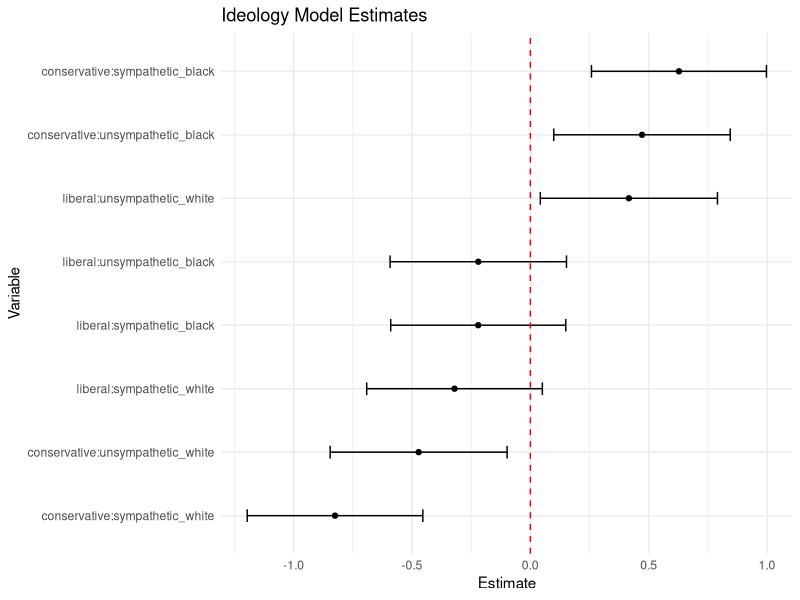

This figure's R source:
#### Preamble ####
# Purpose: simulates the model I plan to create and anaylze (ideology and media frames)
# Author: Bella MacLean
# Date: 10 February 2024
# Contact: bella.maclean@mail.utoronto.ca
# License: MIT
# Pre-requisites: none

#### Workspace setup ####
library(broom)
library(ggplot2)
library(dplyr)

# Simulating a dataset
# Set Seed
set.seed(123)  # For reproducibility
n <- 500  # Number of observations
analysis_data <- data.frame(
  policy = sample(0:1, n, replace = TRUE),
  conservative = sample(0:1, n, replace = TRUE),
  liberal = sample(0:1, n, replace = TRUE),
  sympathetic_white = sample(0:1, n, replace = TRUE),
  sympathetic_black = sample(0:1, n, replace = TRUE),
  unsympathetic_white = sample(0:1, n, replace = TRUE),
  unsympathetic_black = sample(0:1, n, replace = TRUE)
)

# Define the model formula
model_formula <- policy ~ conservative + liberal + 
  sympathetic_white + sympathetic_black + 
  unsympathetic_white + unsympathetic_black + 
  conservative:sympathetic_white + conservative:sympathetic_black + 
  conservative:unsympathetic_white + conservative:unsympathetic_black + 
  liberal:sympathetic_white + liberal:sympathetic_black + 
  liberal:unsympathetic_white + liberal:unsympathetic_black

# Fit the logistic regression model
model_ideology_frame <- glm(formula = model_formula, family = binomial(link = "logit"), data = analysis_data)

# Create a tidy dataframe from your model
tidy_model <- broom::tidy(model_ideology_frame) |>
  filter(term %in% c("liberal:unsympathetic_white", 
                     "liberal:unsympathetic_black", 
                     "liberal:sympathetic_white", 
                     "liberal:sympathetic_black", 
                     "conservative:unsympathetic_white", 
                     "conservative:unsympathetic_black", 
                     "conservative:sympathetic_white", 
                     "conservative:sympathetic_black"))

# Create the Forest Plot
ggplot(tidy_model, aes(x = estimate, y = reorder(term, estimate))) +
  geom_point() +
  geom_errorbarh(aes(xmin = estimate - std.error, xmax = estimate + std.error), height = 0.2) +
  theme_minimal() +
  labs(x = "Estimate", y = "Variable", title = "Ideology Model Estimates") +
  geom_vline(xintercept = 0, linetype = "dashed", color = "red")
